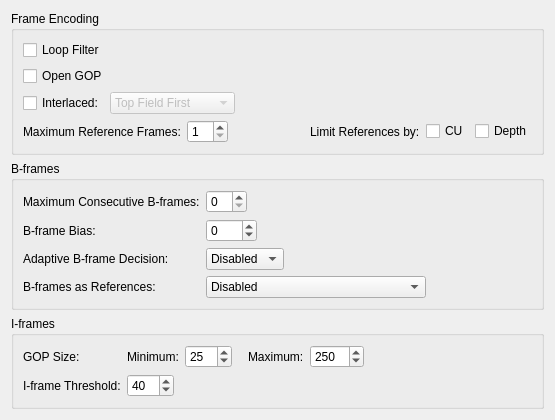
     <widget class="QWidget" name="tabFrame">
      <attribute name="title">
       <string>Frame</string>
      </attribute>
      <layout class="QVBoxLayout" name="verticalLayout_7">
       <item>
        <widget class="QGroupBox" name="groupBox_6">
         <property name="title">
          <string>Frame Encoding</string>
         </property>
         <layout class="QVBoxLayout" name="verticalLayout_3">
          <item>
           <widget class="QCheckBox" name="loopFilterCheckBox">
            <property name="text">
             <string>Loop Filter</string>
            </property>
           </widget>
          </item>
          <item>
           <widget class="QCheckBox" name="openGopCheckBox">
            <property name="text">
             <string>Open GOP</string>
            </property>
           </widget>
          </item>
          <item>
           <layout class="QGridLayout" name="gridLayout_2">
            <item row="1" column="0">
             <widget class="QCheckBox" name="interlacedCheckBox">
              <property name="text">
               <string>Interlaced:</string>
              </property>
             </widget>
            </item>
            <item row="1" column="1">
             <layout class="QHBoxLayout" name="horizontalLayout">
              <item>
               <widget class="QComboBox" name="interlacedComboBox">
                <property name="enabled">
                 <bool>false</bool>
                </property>
                <item>
                 <property name="text">
                  <string>Top Field First</string>
                 </property>
                </item>
                <item>
                 <property name="text">
                  <string>Bottom Field First</string>
                 </property>
                </item>
               </widget>
              </item>
              <item>
               <spacer name="horizontalSpacer_2">
                <property name="orientation">
                 <enum>Qt::Horizontal</enum>
                </property>
                <property name="sizeHint" stdset="0">
                 <size>
                  <width>40</width>
                  <height>20</height>
                 </size>
                </property>
               </spacer>
              </item>
             </layout>
            </item>
           </layout>
          </item>
          <item>
           <layout class="QHBoxLayout" name="_3">
            <property name="leftMargin">
             <number>0</number>
            </property>
            <item>
             <widget class="QLabel" name="label_30">
              <property name="text">
               <string>Maximum Reference Frames:</string>
              </property>
             </widget>
            </item>
            <item>
             <layout class="QHBoxLayout">
              <item>
               <widget class="QSpinBox" name="refFramesSpinBox">
                <property name="minimum">
                 <number>1</number>
                </property>
                <property name="maximum">
                 <number>16</number>
                </property>
               </widget>
              </item>
              <item>
               <spacer name="spacer_24">
                <property name="orientation">
                 <enum>Qt::Horizontal</enum>
                </property>
                <property name="sizeHint" stdset="0">
                 <size>
                  <width>0</width>
                  <height>0</height>
                 </size>
                </property>
               </spacer>
              </item>
             </layout>
            </item>
            <item>
             <widget class="QLabel" name="label_56">
              <property name="text">
               <string>Limit References by:</string>
              </property>
             </widget>
            </item>
            <item>
             <widget class="QCheckBox" name="limitRefCUCheckBox">
              <property name="text">
               <string>CU</string>
              </property>
             </widget>
            </item>
            <item>
             <widget class="QCheckBox" name="limitRefDepthCheckBox">
              <property name="text">
               <string>Depth</string>
              </property>
             </widget>
            </item>
           </layout>
          </item>
         </layout>
        </widget>
       </item>
       <item>
        <widget class="QGroupBox" name="groupBox_9">
         <property name="title">
          <string>B-frames</string>
         </property>
         <layout class="QGridLayout">
          <item row="0" column="0">
           <widget class="QLabel" name="label_31">
            <property name="text">
             <string>Maximum Consecutive B-frames:</string>
            </property>
           </widget>
          </item>
          <item row="0" column="1">
           <layout class="QHBoxLayout">
            <item>
             <widget class="QSpinBox" name="maxBFramesSpinBox">
              <property name="maximum">
               <number>16</number>
              </property>
             </widget>
            </item>
            <item>
             <spacer name="spacer_25">
              <property name="orientation">
               <enum>Qt::Horizontal</enum>
              </property>
              <property name="sizeHint" stdset="0">
               <size>
                <width>0</width>
                <height>0</height>
               </size>
              </property>
             </spacer>
            </item>
           </layout>
          </item>
          <item row="1" column="0">
           <widget class="QLabel" name="label_29">
            <property name="text">
             <string>B-frame Bias:</string>
            </property>
           </widget>
          </item>
          <item row="1" column="1">
           <layout class="QHBoxLayout">
            <item>
             <widget class="QSpinBox" name="BFrameBiasSpinBox">
              <property name="minimum">
               <number>-100</number>
              </property>
              <property name="maximum">
               <number>100</number>
              </property>
             </widget>
            </item>
            <item>
             <spacer name="spacer_26">
              <property name="orientation">
               <enum>Qt::Horizontal</enum>
              </property>
              <property name="sizeHint" stdset="0">
               <size>
                <width>0</width>
                <height>0</height>
               </size>
              </property>
             </spacer>
            </item>
           </layout>
          </item>
          <item row="2" column="0">
           <widget class="QLabel" name="label_4">
            <property name="text">
             <string>Adaptive B-frame Decision:</string>
            </property>
           </widget>
          </item>
          <item row="2" column="1">
           <layout class="QHBoxLayout">
            <item>
             <widget class="QComboBox" name="adaptiveBFrameComboBox">
              <item>
               <property name="text">
                <string>Disabled</string>
               </property>
              </item>
              <item>
               <property name="text">
                <string>Fast</string>
               </property>
              </item>
              <item>
               <property name="text">
                <string>Optimal</string>
               </property>
              </item>
             </widget>
            </item>
            <item>
             <spacer name="spacer_27">
              <property name="orientation">
               <enum>Qt::Horizontal</enum>
              </property>
              <property name="sizeHint" stdset="0">
               <size>
                <width>0</width>
                <height>0</height>
               </size>
              </property>
             </spacer>
            </item>
           </layout>
          </item>
          <item row="3" column="0">
           <widget class="QLabel" name="label_33">
            <property name="text">
             <string>B-frames as References:</string>
            </property>
           </widget>
          </item>
          <item row="3" column="1">
           <layout class="QHBoxLayout">
            <item>
             <widget class="QComboBox" name="bFrameRefComboBox">
              <item>
               <property name="text">
                <string>Disabled</string>
               </property>
              </item>
              <item>
               <property name="text">
                <string>Strictly Hierarchical Pyramid</string>
               </property>
              </item>
              <item>
               <property name="text">
                <string>Non-strict (Not Blu-ray Compatible)</string>
               </property>
              </item>
             </widget>
            </item>
            <item>
             <spacer name="spacer_28">
              <property name="orientation">
               <enum>Qt::Horizontal</enum>
              </property>
              <property name="sizeHint" stdset="0">
               <size>
                <width>0</width>
                <height>0</height>
               </size>
              </property>
             </spacer>
            </item>
           </layout>
          </item>
         </layout>
        </widget>
       </item>
       <item>
        <widget class="QGroupBox" name="groupBox_8">
         <property name="title">
          <string>I-frames</string>
         </property>
         <layout class="QVBoxLayout" name="verticalLayout_6">
          <item>
           <layout class="QGridLayout" name="gridLayout_3">
            <item row="0" column="0">
             <widget class="QLabel" name="label_34">
              <property name="text">
               <string>GOP Size:</string>
              </property>
             </widget>
            </item>
            <item row="0" column="1">
             <layout class="QHBoxLayout" name="horizontalLayout_2">
              <item>
               <widget class="QLabel" name="label_28">
                <property name="text">
                 <string>Minimum:</string>
                </property>
               </widget>
              </item>
              <item>
               <widget class="QSpinBox" name="minGopSizeSpinBox">
                <property name="maximum">
                 <number>100</number>
                </property>
                <property name="value">
                 <number>25</number>
                </property>
               </widget>
              </item>
              <item>
               <spacer name="spacer_29">
                <property name="orientation">
                 <enum>Qt::Horizontal</enum>
                </property>
                <property name="sizeType">
                 <enum>QSizePolicy::Fixed</enum>
                </property>
                <property name="sizeHint" stdset="0">
                 <size>
                  <width>10</width>
                  <height>0</height>
                 </size>
                </property>
               </spacer>
              </item>
              <item>
               <widget class="QLabel" name="label_26">
                <property name="text">
                 <string>Maximum:</string>
                </property>
               </widget>
              </item>
              <item>
               <widget class="QSpinBox" name="maxGopSizeSpinBox">
                <property name="maximum">
                 <number>1000</number>
                </property>
                <property name="value">
                 <number>250</number>
                </property>
               </widget>
              </item>
              <item>
               <spacer name="spacer_30">
                <property name="orientation">
                 <enum>Qt::Horizontal</enum>
                </property>
                <property name="sizeHint" stdset="0">
                 <size>
                  <width>168</width>
                  <height>13</height>
                 </size>
                </property>
               </spacer>
              </item>
             </layout>
            </item>
            <item row="1" column="0">
             <widget class="QLabel" name="label_27">
              <property name="text">
               <string>I-frame Threshold:</string>
              </property>
             </widget>
            </item>
            <item row="1" column="1">
             <layout class="QHBoxLayout">
              <item>
               <widget class="QSpinBox" name="IFrameThresholdSpinBox">
                <property name="maximum">
                 <number>100</number>
                </property>
                <property name="value">
                 <number>40</number>
                </property>
               </widget>
              </item>
              <item>
               <spacer name="spacer_31">
                <property name="orientation">
                 <enum>Qt::Horizontal</enum>
                </property>
                <property name="sizeHint" stdset="0">
                 <size>
                  <width>0</width>
                  <height>0</height>
                 </size>
                </property>
               </spacer>
              </item>
             </layout>
            </item>
           </layout>
          </item>
         </layout>
        </widget>
       </item>
       <item>
        <spacer name="spacer_32">
         <property name="orientation">
          <enum>Qt::Vertical</enum>
         </property>
         <property name="sizeHint" stdset="0">
          <size>
           <width>0</width>
           <height>0</height>
          </size>
         </property>
        </spacer>
       </item>
      </layout>
     </widget>
